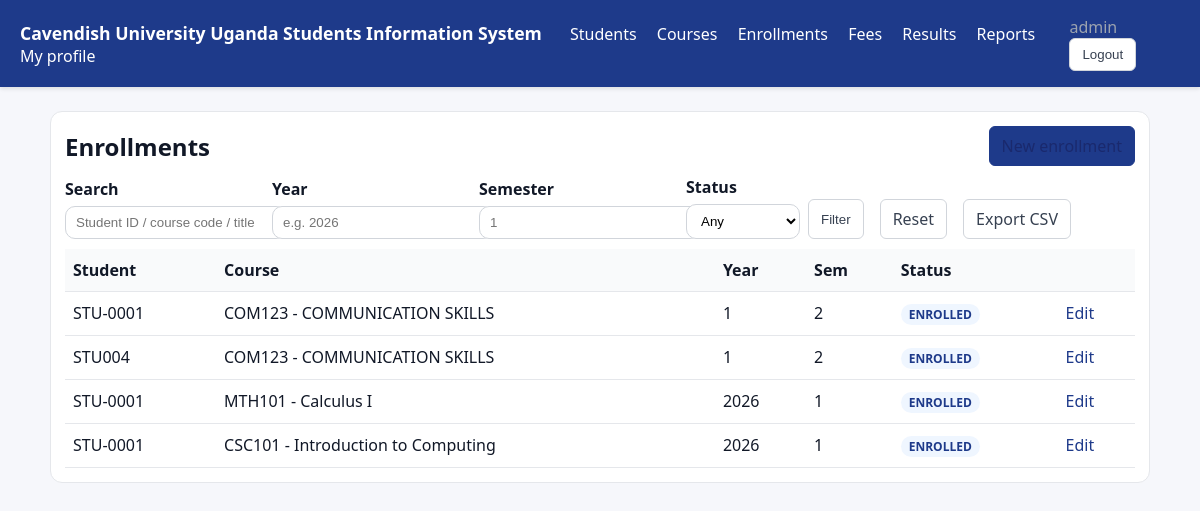
The app's page /enrollments/ (signed in) with its own data.
### sis/models.py (models this page shows, shortened)
class Enrollment(models.Model):
    class Status(models.TextChoices):
        ENROLLED = "ENROLLED", "Enrolled"
        DROPPED = "DROPPED", "Dropped"
    student = models.ForeignKey(StudentProfile, on_delete=models.CASCADE, related_name="enrollments")
    course = models.ForeignKey(Course, on_delete=models.CASCADE, related_name="enrollments")
    year = models.PositiveSmallIntegerField()
    semester = models.PositiveSmallIntegerField(
        validators=[MinValueValidator(1), MaxValueValidator(3)]
    )
    status = models.CharField(max_length=16, choices=Status.choices, default=Status.ENROLLED)
    created_at = models.DateTimeField(default=timezone.now, editable=False)
    class Meta:
        constraints = [
            models.UniqueConstraint(
                fields=["student", "course", "year", "semester"], name="uniq_enrollment_term"
            )
        ]

class StudentProfile(models.Model):
    user = models.OneToOneField(
        settings.AUTH_USER_MODEL, on_delete=models.CASCADE, related_name="student_profile"
    )
    student_id = models.CharField(max_length=32, unique=True)
    date_of_birth = models.DateField(null=True, blank=True)
    phone = models.CharField(max_length=32, blank=True)
    address = models.TextField(blank=True)
    is_verified = models.BooleanField(default=False)
    verified_at = models.DateTimeField(null=True, blank=True)
    verified_by = models.ForeignKey(
        settings.AUTH_USER_MODEL,
        on_delete=models.SET_NULL,
        null=True,
        blank=True,
        related_name="verified_students",
    )
    created_at = models.DateTimeField(default=timezone.now, editable=False)

class Course(models.Model):
    code = models.CharField(max_length=16, unique=True)
    title = models.CharField(max_length=200)
    credit_units = models.PositiveSmallIntegerField(default=3)
    lecturer = models.ForeignKey(
        settings.AUTH_USER_MODEL,
        on_delete=models.SET_NULL,
        null=True,
        blank=True,
        related_name="courses_taught",
    )
    is_active = models.BooleanField(default=True)
    created_at = models.DateTimeField(default=timezone.now, editable=False)

### sis/authz.py (the view)
        def _wrapped(request: HttpRequest, *args, **kwargs):
            if not request.user.is_authenticated:
                return redirect(f"{reverse('login')}?next={request.path}")
            if request.user.is_superuser:
                return view(request, *args, **kwargs)
            if any(user_in_group(request.user, g) for g in group_names):
                return view(request, *args, **kwargs)
            return redirect("sis:home")

### sis/authz.py (called while the page is built)
def user_in_group(user, group_name: str) -> bool:
    if not user or isinstance(user, AnonymousUser):
        return False
    if getattr(user, "is_superuser", False):
        return True
    return user.groups.filter(name=group_name).exists()

def require_any_group(*group_names: str):
    def decorator(view: Callable[[HttpRequest, ...], HttpResponse]):
        def _wrapped(request: HttpRequest, *args, **kwargs):
            if not request.user.is_authenticated:
                return redirect(f"{reverse('login')}?next={request.path}")
            if request.user.is_superuser:
                return view(request, *args, **kwargs)
            if any(user_in_group(request.user, g) for g in group_names):
                return view(request, *args, **kwargs)
            return redirect("sis:home")
        return _wrapped
    return decorator

### templates/sis/enrollments/list.html (shortened to what this page needs)
{% extends "base.html" %}
{% block content %}
  <div class="card">
    <div style="display:flex; justify-content:space-between; align-items:center;">
      <h2 style="margin:0;">Enrollments</h2>
      <a class="btn primary" href="{% url 'sis:enrollment_create' %}">New enrollment</a>
    </div>
    <form method="get" style="margin-top:10px; display:flex; gap:8px; align-items:end; flex-wrap:wrap;">
      <div>
        <label>Search</label>
        <input name="q" value="{{ q|default:'' }}" placeholder="Student ID / course code / title" />
      </div>
      <div>
        <label>Year</label>
        <input name="year" value="{{ year|default:'' }}" placeholder="e.g. 2026" />
      </div>
      <div>
        <label>Semester</label>
        <input name="semester" value="{{ semester|default:'' }}" placeholder="1" />
      </div>
      <div>
        <label>Status</label>
        <select name="status">
          <option value="">Any</option>
        </select>
      </div>
      <div style="display:flex; gap:8px;">
        <button class="btn" type="submit">Filter</button>
        <a class="btn" href="{% url 'sis:enrollment_list' %}">Reset</a>
        <a class="btn" href="{% url 'sis:enrollment_export_csv' %}?q={{ q|urlencode }}&year={{ year|urlencode }}&semester={{ semester|urlencode }}&status={{ status|urlencode }}">Export CSV</a>
      </div>
    </form>
    <table style="margin-top:10px;">
      <thead><tr><th>Student</th><th>Course</th><th>Year</th><th>Sem</th><th>Status</th><th></th></tr></thead>
      <tbody>
        {% for e in enrollments %}
          <tr>
            <td>{{ e.student.student_id }}</td>
            <td>{{ e.course.code }} - {{ e.course.title }}</td>
            <td>{{ e.year }}</td>
            <td>{{ e.semester }}</td>
            <td><span class="pill">{{ e.status }}</span></td>
            <td><a href="{% url 'sis:enrollment_edit' pk=e.pk %}">Edit</a></td>
          </tr>
        {% empty %}
          <tr><td colspan="6" class="muted">No enrollments yet.</td></tr>
        {% endfor %}
      </tbody>
    </table>
  </div>
{% endblock %}

### templates/base.html (shortened to what this page needs)
<!doctype html>
<html lang="en">
<head>
</head>
<body>
  <div class="topbar">
    <div>
      <a href="{% url 'sis:home' %}" style="font-size: 1.1em; margin-right: 24px;"><strong>Cavendish University Uganda
          Students Information System</strong></a>
      {% if request.user.is_authenticated %}
      <a href="{% url 'sis:student_list' %}">Students</a>
      <a href="{% url 'sis:course_list' %}">Courses</a>
      <a href="{% url 'sis:enrollment_list' %}">Enrollments</a>
      <a href="{% url 'sis:fee_list' %}">Fees</a>
      <a href="{% url 'sis:result_list' %}">Results</a>
      <a href="{% url 'sis:report_index' %}">Reports</a>
      <a href="{% url 'sis:my_profile' %}">My profile</a>
      {% endif %}
    </div>
    <div>
      {% if request.user.is_authenticated %}
      <span class="muted" style="color:#9ca3af;">{{ request.user.username }}</span>
      <form method="post" action="{% url 'logout' %}" style="display:inline;">
        <button class="btn" type="submit">Logout</button>
      </form>
      {% else %}
      <a class="btn primary" href="{% url 'login' %}">Login</a>
      <a class="btn" href="{% url 'sis:signup' %}">Student signup</a>
      {% endif %}
    </div>
  </div>
  <div class="container">
    {% block content %}{% endblock %}
  </div>
</body>
</html>

### templates/base.html (style rules this page uses)
:root { color-scheme: light; }
body { font-family: system-ui, -apple-system, Segoe UI, Roboto, Arial, sans-serif; margin: 0; background: #f6f7fb; color: #111827; }
a { color: #1E3A8A; text-decoration: none; }
.topbar { background: #1E3A8A; color: rgb(69, 4, 190); padding: 16px 20px; display: flex; justify-content: space-between; align-items: center; box-shadow: 0 2px 4px rgba(0, 0, 0, 0.1); }
.topbar a { color: #ffffff; margin-right: 16px; font-weight: 500; }
.container { max-width: 1100px; margin: 24px auto; padding: 0 16px; }
.card { background: white; border: 1px solid #e5e7eb; border-radius: 12px; padding: 14px; }
table { width: 100%; border-collapse: collapse; }
th, td { text-align: left; border-bottom: 1px solid #e5e7eb; padding: 10px 8px; vertical-align: top; }
th { background: #f9fafb; font-weight: 600; }
.muted { color: #6b7280; }
.pill { display: inline-block; padding: 2px 8px; border-radius: 999px; background: #EFF6FF; color: #1E3A8A; font-size: 12px; font-weight: 600; }
.btn { display: inline-block; padding: 8px 12px; border-radius: 6px; border: 1px solid #d1d5db; background: #fff; cursor: pointer; color: #374151; font-weight: 500; transition: all 0.2s; }
.btn.primary { background: #1E3A8A; border-color: #1E3A8A; color: rgb(26, 41, 109); }
.btn+.btn { margin-left: 8px; }
label { display: block; font-weight: 600; margin-bottom: 6px; }
input, select, textarea { width: 100%; max-width: 520px; padding: 8px 10px; border-radius: 10px; border: 1px solid #d1d5db; background: white; }

### records on screen
Enrollment: student.student_id "STU-0001", course.code "COM123", course "COMMUNICATION SKILLS", year "1", semester "2", status "ENROLLED"
Enrollment: student.student_id "STU004", course.code "COM123", course "COMMUNICATION SKILLS", year "1", semester "2", status "ENROLLED"
Enrollment: student.student_id "STU-0001", course.code "MTH101", course "Calculus I", year "2026", semester "1", status "ENROLLED"
Enrollment: student.student_id "STU-0001", course.code "CSC101", course "Introduction to Computing", year "2026", semester "1", status "ENROLLED"

### other values on screen
{{ request.user.username }} "admin"
